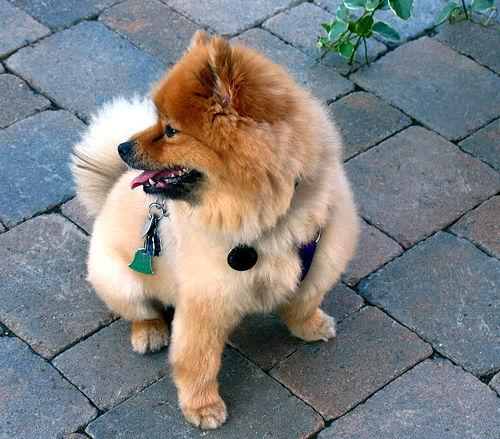
#> input picture Sentdex/Data-Analysis/Image_and_Video_Analysis/image1.jpg, 500 x 439 px, found by its file name
$ python Drawing_and_Writing_on_Image.py
#> lines starting #> are read from the running program, lines starting #| are printed output that depends on the picture
import numpy as np
import cv2

img = cv2.imread('D:\\Python\\Python-JourneyNick\\Sentdex\\Data-Analysis\\Image_and_Video_Analysis\\image1.jpg',cv2.IMREAD_COLOR)
#> img is the input picture: shape (439, 500, 3); mean B, G, R 128.7, 128.3, 127.2
cv2.line(img,(0,0),(200,300),(255,255,255),50)
cv2.rectangle(img,(500,250),(1000,500),(0,0,255),15)
cv2.circle(img,(447,63), 63, (0,255,0), -1)
pts = np.array([[100,50],[200,300],[700,200],[500,100]], np.int32)
pts = pts.reshape((-1,1,2))
cv2.polylines(img, [pts], True, (0,255,255), 3)
font = cv2.FONT_HERSHEY_SIMPLEX
cv2.putText(img,'OpenCV Tuts!',(10,500), font, 6, (200,255,155), 13, cv2.LINE_AA)
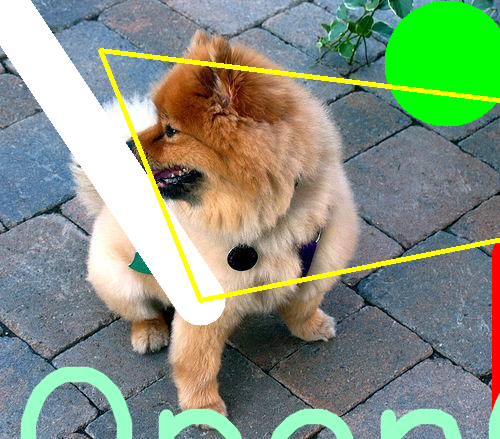
#> img: shape (439, 500, 3); mean B, G, R 127.6, 148.9, 134
cv2.imshow('image',img)

cv2.waitKey(0)
cv2.destroyAllWindows()
